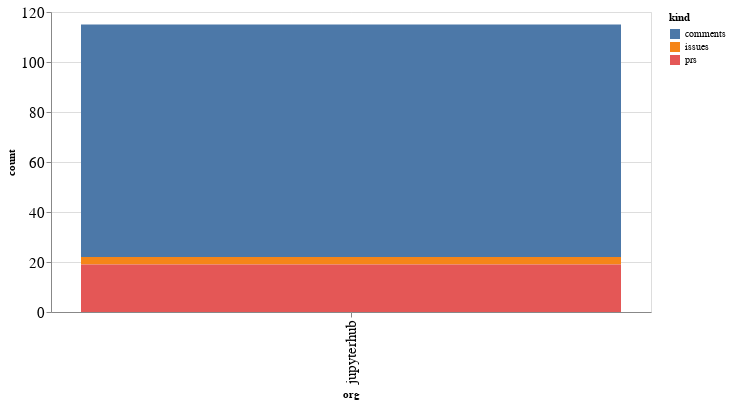

This figure's notebook cell:
### Code cell
alt.Chart(org_summaries, width=600).mark_bar().encode(
    x='org',
    y='count',
    color='kind',
    tooltip="org"
)

### Figure 1 — Vega-Lite specification as saved in the notebook (floating-point values rounded to 4 significant figures)
{"config": {"axisLeft": {"labelFontSize": 15}, "axisBottom": {"labelFontSize": 15}}, "data": {"name": "data-1f19595e0c502d1ca165969668e9a03f"}, "mark": "bar", "encoding": {"color": {"type": "nominal", "field": "kind"}, "tooltip": {"type": "nominal", "field": "org"}, "x": {"type": "nominal", "field": "org"}, "y": {"type": "quantitative", "field": "count"}}, "width": 600, "$schema": "https://vega.github.io/schema/vega-lite/v4.8.1.json", "datasets": {"data-1f19595e0c502d1ca165969668e9a03f": [{"org": "jupyterhub", "kind": "comments", "count": 93}, {"org": "jupyterhub", "kind": "issues", "count": 3}, {"org": "jupyterhub", "kind": "prs", "count": 19}]}}
